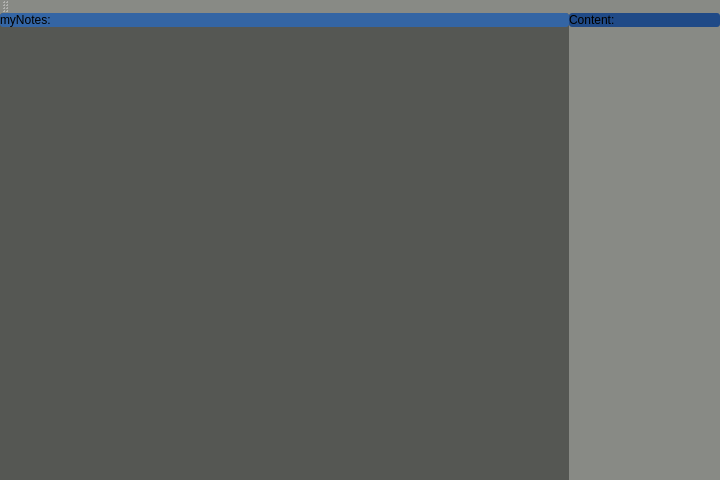
<?xml version="1.0" encoding="UTF-8"?>
<ui version="4.0">
 <class>MainWindow</class>
 <widget class="QMainWindow" name="MainWindow">
  <property name="geometry">
   <rect>
    <x>0</x>
    <y>0</y>
    <width>720</width>
    <height>480</height>
   </rect>
  </property>
  <property name="windowTitle">
   <string>MainWindow</string>
  </property>
  <property name="styleSheet">
   <string notr="true">background-color: rgb(136, 138, 133);
border-radius:3px;</string>
  </property>
  <widget class="QWidget" name="centralwidget">
   <widget class="QSplitter" name="splitter">
    <property name="geometry">
     <rect>
      <x>0</x>
      <y>0</y>
      <width>720</width>
      <height>480</height>
     </rect>
    </property>
    <property name="orientation">
     <enum>Qt::Horizontal</enum>
    </property>
    <property name="handleWidth">
     <number>0</number>
    </property>
    <widget class="QWidget" name="w_forAllMyNotes" native="true">
     <property name="styleSheet">
      <string notr="true">background-color: rgb(85, 87, 83);</string>
     </property>
     <layout class="QVBoxLayout" name="verticalLayout_3">
      <property name="spacing">
       <number>0</number>
      </property>
      <property name="leftMargin">
       <number>0</number>
      </property>
      <property name="topMargin">
       <number>0</number>
      </property>
      <property name="rightMargin">
       <number>0</number>
      </property>
      <property name="bottomMargin">
       <number>0</number>
      </property>
      <item>
       <layout class="QVBoxLayout" name="verticalLayout_2">
        <property name="spacing">
         <number>0</number>
        </property>
        <item>
         <widget class="QLabel" name="label_2">
          <property name="styleSheet">
           <string notr="true">background-color: rgb(52, 101, 164);</string>
          </property>
          <property name="text">
           <string>myNotes:</string>
          </property>
         </widget>
        </item>
        <item>
         <widget class="QListView" name="_myListContainer">
          <property name="autoFillBackground">
           <bool>true</bool>
          </property>
         </widget>
        </item>
       </layout>
      </item>
     </layout>
    </widget>
    <widget class="QWidget" name="w_forContent" native="true">
     <property name="styleSheet">
      <string notr="true">background-color: rgb(136, 138, 133);</string>
     </property>
     <layout class="QVBoxLayout" name="verticalLayout">
      <property name="spacing">
       <number>0</number>
      </property>
      <property name="leftMargin">
       <number>0</number>
      </property>
      <property name="topMargin">
       <number>0</number>
      </property>
      <property name="rightMargin">
       <number>0</number>
      </property>
      <property name="bottomMargin">
       <number>0</number>
      </property>
      <item>
       <widget class="QLabel" name="label">
        <property name="styleSheet">
         <string notr="true">background-color: rgb(32, 74, 135);</string>
        </property>
        <property name="text">
         <string>Content:</string>
        </property>
       </widget>
      </item>
      <item>
       <widget class="QScrollArea" name="_mySelectedNoteContainer">
        <property name="widgetResizable">
         <bool>true</bool>
        </property>
        <property name="alignment">
         <set>Qt::AlignRight|Qt::AlignTrailing|Qt::AlignVCenter</set>
        </property>
        <widget class="QWidget" name="scrollAreaWidgetContents">
         <property name="geometry">
          <rect>
           <x>0</x>
           <y>0</y>
           <width>332</width>
           <height>463</height>
          </rect>
         </property>
        </widget>
       </widget>
      </item>
     </layout>
    </widget>
   </widget>
  </widget>
  <widget class="QToolBar" name="toolBar">
   <property name="windowTitle">
    <string>toolBar</string>
   </property>
   <attribute name="toolBarArea">
    <enum>TopToolBarArea</enum>
   </attribute>
   <attribute name="toolBarBreak">
    <bool>false</bool>
   </attribute>
  </widget>
 </widget>
 <resources>
  <include location="takenote.qrc"/>
 </resources>
 <connections/>
</ui>
